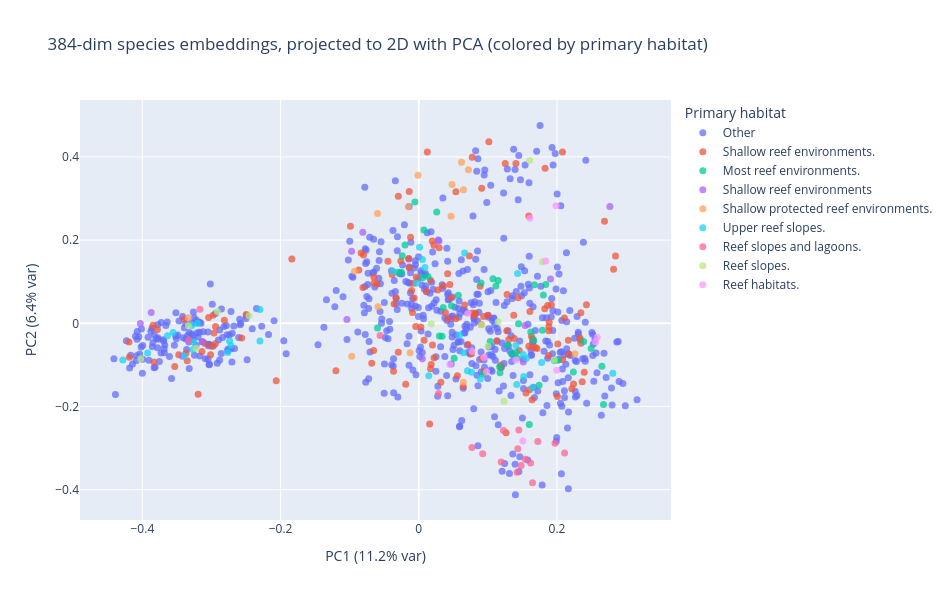

Here is the notebook cell this chart was saved with:
### Markdown cell above
## 7. Visualizing the embedding space

### Code cell
from sklearn.decomposition import PCA
import plotly.express as px

pca = PCA(n_components=2, random_state=42)
coords_2d = pca.fit_transform(embeddings)

plot_df = df[['species_name', 'color', 'habitat', 'primary_habitat']].copy()
plot_df['x'] = coords_2d[:, 0]
plot_df['y'] = coords_2d[:, 1]

top_habitats = plot_df['primary_habitat'].value_counts().head(8).index
plot_df['habitat_group'] = np.where(
    plot_df['primary_habitat'].isin(top_habitats), plot_df['primary_habitat'], 'Other'
)

fig = px.scatter(
    plot_df, x='x', y='y', color='habitat_group',
    hover_data={'species_name': True, 'color': True, 'habitat': True, 'x': False, 'y': False},
    title='384-dim species embeddings, projected to 2D with PCA (colored by primary habitat)',
    labels={'x': f'PC1 ({pca.explained_variance_ratio_[0]:.1%} var)',
            'y': f'PC2 ({pca.explained_variance_ratio_[1]:.1%} var)',
            'habitat_group': 'Primary habitat'},
    width=950, height=600,
)
fig.update_traces(marker=dict(size=7, opacity=0.75))
fig.show()

### Figure 1 — Plotly figure (JSON) as saved in the notebook; plotly's stock layout.template omitted (floating-point values rounded to 4 significant figures; data arrays with more than 128 entries replaced by an {"elided": "..."} marker saying what was removed)
{"data": [{"customdata": {"elided": "533x3 str values"}, "hovertemplate": "Primary habitat=Other<br>species_name=%{customdata[0]}<br>color=%{customdata[1]}<br>habitat=%{customdata[2]}<extra></extra>", "legendgroup": "Other", "marker": {"color": "#636efa", "opacity": 0.75, "size": 7, "symbol": "circle"}, "mode": "markers", "name": "Other", "orientation": "v", "showlegend": true, "type": "scatter", "x": {"elided": "533 float values"}, "xaxis": "x", "y": {"elided": "533 float values"}, "yaxis": "y"}, {"customdata": {"elided": "147x3 str values"}, "hovertemplate": "Primary habitat=Shallow reef environments.<br>species_name=%{customdata[0]}<br>color=%{customdata[1]}<br>habitat=%{customdata[2]}<extra></extra>", "legendgroup": "Shallow reef environments.", "marker": {"color": "#EF553B", "opacity": 0.75, "size": 7, "symbol": "circle"}, "mode": "markers", "name": "Shallow reef environments.", "orientation": "v", "showlegend": true, "type": "scatter", "x": {"elided": "147 float values"}, "xaxis": "x", "y": {"elided": "147 float values"}, "yaxis": "y"}, {"customdata": {"elided": "44x3 str values"}, "hovertemplate": "Primary habitat=Most reef environments.<br>species_name=%{customdata[0]}<br>color=%{customdata[1]}<br>habitat=%{customdata[2]}<extra></extra>", "legendgroup": "Most reef environments.", "marker": {"color": "#00cc96", "opacity": 0.75, "size": 7, "symbol": "circle"}, "mode": "markers", "name": "Most reef environments.", "orientation": "v", "showlegend": true, "type": "scatter", "x": [0.05117, 0.1421, 0.03375, 0.1621, 0.2386, 0.1961, 0.1443, -0.05972, 0.1033, 0.02978, 0.03532, 0.117, 0.2673, 0.2237, 0.1837, -0.02406, 0.005283, -0.01989, -0.02511, 0.007381, 0.02595, -0.02979, -0.005726, 0.01336, 0.1741, 0.1286, 0.1663, 0.04729, 0.1344, 0.09005, 0.1599, 0.1073, 0.2494, 0.115, 0.1674, 0.1175, 0.141, 0.265, 0.1803, 0.1116, 0.05727, 0.1788, 0.09291, 0.2012], "xaxis": "x", "y": [-0.08417, -0.08326, -0.03087, -0.02051, -0.04388, -0.08927, -0.001007, -0.0112, -0.0436, -0.03059, 0.03822, -0.1044, -0.1951, -0.1169, 0.09321, 0.1626, 0.1098, 0.1884, 0.1229, 0.2243, 0.2678, 0.123, 0.2915, 0.1126, -0.149, -0.05234, -0.04066, 0.04228, -0.07254, 0.09721, -0.2428, 0.1074, -0.06051, 0.1031, 0.09252, -0.1188, -0.06928, -0.1031, 0.06815, 0.08948, 0.06763, -0.01663, -0.1223, -0.08898], "yaxis": "y"}, {"customdata": [["Acropora abrotanoides", "Deep pinkish-brown or greenish-grey.", "Shallow reef environments, especially reef margins exposed to strong wave action."], ["Acropora lianae", "Dark lower parts of branches and white upper parts.", "Shallow reef environments, especially on horizontal substrates."], ["Acropora robusta", "Bright green with deep pink branch tips or pinkish-brown, yellow-brown or cream.", "Shallow reef environments, especially reef margins exposed to strong wave action."], ["Acropora tutuilensis", "Grey-brown with white margins.", "Shallow reef environments, especially where exposed to strong currents."], ["Favia amicorum", "Usually brown, cream or green with pale oral discs.", "Shallow reef environments, especially reef backs protected from strong wave action."], ["Hydnophora rigida", "Cream or green.", "Shallow reef environments, especially lagoons and protected reef slopes."], ["Isopora crateriformis", "Pale brown, commonly with pink or blue margins.", "Shallow reef environments, especially reef flats exposed to strong wave action."], ["Montipora cebuensis", "Brown, sometimes with pale blue margins.", "Shallow reef environments, especially lagoons."], ["Montipora confusa", "Yellowish- or greenish-brown, usually with pale coenosteum ridges and plate margins.", "Shallow reef environments, especially lagoons."], ["Pavona maldivensis", "Pale or dark grey-brown or green, sometimes bright orange.", "Shallow reef environments, especially those exposed to strong wave action, also on vertical rock faces and in caverns."], ["Porites desilveri", "Grey with white tops to nodules.", "Shallow reef environments, especially lagoons."], ["Psammocora profundacella", "Uniform grey, brown, tan or cream, usually with dark corallite centres.", "Shallow reef environments"], ["Stephanocoenia michelini", "Tentacles are darker than the surrounding coenosteum and are extended day and night. If the colony is touched, tentacles promptly retract and the colony pales slightly.", "Shallow reef environments, especially surge channels."]], "hovertemplate": "Primary habitat=Shallow reef environments<br>species_name=%{customdata[0]}<br>color=%{customdata[1]}<br>habitat=%{customdata[2]}<extra></extra>", "legendgroup": "Shallow reef environments", "marker": {"color": "#ab63fa", "opacity": 0.75, "size": 7, "symbol": "circle"}, "mode": "markers", "name": "Shallow reef environments", "orientation": "v", "showlegend": true, "type": "scatter", "x": [-0.3872, -0.3421, -0.3125, -0.4029, 0.005017, -0.104, 0.02913, -0.09729, -0.08103, 0.1905, 0.2765, 0.1538, 0.1512], "xaxis": "x", "y": [0.02598, -0.07893, -0.04444, -0.0002734, -0.0853, 0.008984, 0.1979, 0.1734, 0.2188, 0.1064, 0.2806, -0.004947, -0.09312], "yaxis": "y"}, {"customdata": [["Acropora batunai", "Pale brown, blue (which may photograph pink) or grey.", "Shallow protected reef environments."], ["Astreopora randalli", "Cream, grey, green or brown.", "Shallow protected reef environments."], ["Echinopora ashmorensis", "Uniform brown or dark blue-grey.", "Shallow protected reef environments."], ["Echinopora gemmacea", "Usually grey, sometimes pale cream to dark brown or green.", "Shallow protected reef environments."], ["Galaxea cryptoramosa", "Pale brown with white tentacle tips.", "Shallow protected reef environments."], ["Isophyllia sinuosa", "Usually light green, lavender or yellow, with valleys and walls of contrasting colours.", "Shallow protected reef environments."], ["Montipora setosa", "Brown with pale tips.", "Shallow protected reef environments."], ["Porites attenuata", "Usually mustard or bright yellow-green, also pale brown.", "Shallow protected reef environments."], ["Porites cumulatus", "Cream or pale brown.", "Shallow protected reef environments."], ["Porites deformis", "Pale brown.", "Shallow protected reef environments."], ["Porites eridani", "Brown.", "Shallow protected reef environments."], ["Porites latistellata", "Pale brown.", "Shallow protected reef environments."], ["Porites ornata", "Pale cream.", "Shallow protected reef environments."], ["Porites porites", "Uniform grey-brown.", "Shallow protected reef environments."], ["Porites tuberculosa", "Grey or green.", "Shallow protected reef environments."]], "hovertemplate": "Primary habitat=Shallow protected reef environments.<br>species_name=%{customdata[0]}<br>color=%{customdata[1]}<br>habitat=%{customdata[2]}<extra></extra>", "legendgroup": "Shallow protected reef environments.", "marker": {"color": "#FFA15A", "opacity": 0.75, "size": 7, "symbol": "circle"}, "mode": "markers", "name": "Shallow protected reef environments.", "orientation": "v", "showlegend": true, "type": "scatter", "x": [-0.3334, -0.05908, -0.09708, -0.01255, 0.06445, 0.2261, -0.09294, -0.01515, 0.0467, 0.06185, -0.001133, 0.04812, 0.06469, 0.07187, -0.05979], "xaxis": "x", "y": [0.01332, 0.03966, -0.07898, -0.07076, -0.1417, -0.07283, 0.1254, 0.28, 0.2573, 0.3873, 0.356, 0.3339, 0.3212, 0.3691, 0.264], "yaxis": "y"}, {"customdata": [["Acropora bifurcata", "Pale branches with darker corallites.", "Upper reef slopes."], ["Acropora caroliniana", "Whitish-brown or pale blue.", "Upper reef slopes."], ["Acropora cerealis", "Mostly pale brown, cream or white, with purple, pink, blue or cream branch tips.", "Upper reef slopes."], ["Acropora lamarcki", "Uniform brown.", "Upper reef slopes."], ["Acropora maryae", "Usually uniform blue (which may photograph pink) or cream.", "Upper reef slopes."], ["Acropora massawensis", "White to pale brown.", "Upper reef slopes."], ["Acropora microclados", "Usually a distinctive pale pinkish-brown, but is occasionally other colours. Pale grey tentacles are often extended during the day.", "Upper reef slopes."], ["Acropora monticulosa", "Blue (which may photograph purple) or cream, usually with pale branch tips of contrasting colours.", "Upper reef slopes."], ["Acropora paniculata", "Cream, grey or blue.", "Upper reef slopes."], ["Acropora parapharaonis", "Grey-brown or pinkish-brown.", "Upper reef slopes."], ["Acropora samoensis", "Usually purple, blue (which may photograph pink) or cream.", "Upper reef slopes."], ["Acropora squarrosa", "Cream or pale brown. Corallite centres are a distinct blue or pink, depending on depth.", "Upper reef slopes."], ["Acropora tenuis", "Yellow, cream, green or blue. Colours may be bright with distinctively coloured corallite lips.", "Upper reef slopes."], ["Acropora vermiculata", "Always a uniform grey-brown.", "Upper reef slopes."], ["Cyphastrea ocellina", "Pale greenish-yellow or dark green.", "Upper reef slopes."], ["Favia albidus", "Usually pale brown.", "Upper reef slopes."], ["Favia lizardensis", "Pinkish brown with cream or greenish oral discs.", "Upper reef slopes."], ["Favia matthaii", "Usually brown or grey or mottled, with walls and calices of contrasting colours.", "Upper reef slopes."], ["Favia maxima", "Brown or yellow-brown with dull green or white oral discs.", "Upper reef slopes."], ["Favia rotumana", "A wide range, usually with contrasting corallite walls and oral discs.", "Upper reef slopes."], ["Favites micropentagona", "Pale brown, sometimes with dark oral discs.", "Upper reef slopes."], ["Favites stylifera", "Pale brown, sometimes with green oral discs.", "Upper reef slopes."], ["Goniopora sultani", "Pale cream.", "Upper reef slopes."], ["Leptoria irregularis", "Pale blue-grey to translucent white.", "Upper reef slopes."], ["Lobophyllia corymbosa", "Greenish brown, grey or mustard, usually with pale centres.", "Upper reef slopes."], ["Lobophyllia hemprichii", "Uniform in colour or with two or more colours concentric to mouths or valley walls. All corallites of the same colony have the same colours.", "Upper reef slopes."], ["Montipora efflorescens", "Usually bright or dark green, sometimes cream, brown, blue (which may photograph purple) or pink.", "Upper reef slopes."], ["Montipora floweri", "Usually dark brown or green.", "Upper reef slopes."], ["Montipora grisea", "Usually dark brown or green but may be pale colours or bright blue or pink.", "Upper reef slopes."], ["Montipora informis", "Brown or mottled brown and white. Papillae may have white or blue tips. White tentacles may be extended during the day.", "Upper reef slopes."], ["Montipora malampaya", "Brown or green, with white tips to papillae.", "Upper reef slopes."], ["Montipora palawanensis", "Blue or brown, uniform or mottled. Bright blue or green tentacles are sometimes extended during the day.", "Upper reef slopes."], ["Oulophyllia bennettae", "Distinctive greenish-grey with green oral discs.", "Upper reef slopes."], ["Pocillopora acuta", "Pale brown or greenish.", "Upper reef slopes."], ["Pocillopora brevicornis", "Pale yellow.", "Upper reef slopes."]], "hovertemplate": "Primary habitat=Upper reef slopes.<br>species_name=%{customdata[0]}<br>color=%{customdata[1]}<br>habitat=%{customdata[2]}<extra></extra>", "legendgroup": "Upper reef slopes.", "marker": {"color": "#19d3f3", "opacity": 0.75, "size": 7, "symbol": "circle"}, "mode": "markers", "name": "Upper reef slopes.", "orientation": "v", "showlegend": true, "type": "scatter", "x": [-0.3924, -0.3554, -0.3284, -0.2299, -0.3394, -0.3259, -0.2766, -0.3203, -0.3636, -0.2738, -0.4283, -0.3268, -0.272, -0.2299, 0.1404, 0.07637, 0.01442, 0.1418, 0.1643, 0.07045, 0.06465, 0.08899, 0.1777, 0.1559, 0.2807, 0.1511, 0.005277, 0.001037, 0.06635, 0.00886, -0.003709, -0.03745, 0.1518, 0.05906, 0.1429], "xaxis": "x", "y": [-0.07139, -0.02226, -0.005241, 0.03298, -0.07869, -0.04477, -0.07034, 0.0004614, -0.0297, -0.04224, -0.0882, -0.06337, -0.05326, -0.04245, -0.0531, -0.1173, -0.1261, -0.1469, -0.1549, -0.114, -0.07054, -0.1338, -0.09398, -0.08371, -0.1199, -0.07486, 0.1535, 0.1831, 0.1693, 0.1341, 0.09624, 0.1252, -0.1275, -0.02816, 0.1198], "yaxis": "y"}, {"customdata": [["Acropora chesterfieldensis", "Cream or yellow.", "Reef slopes and lagoons."], ["Acropora muricata", "Usually cream, brown or blue, generally with pale branch ends.", "Reef slopes and lagoons."], ["Ctenactis echinata", "Usually brown.", "Reef slopes and lagoons."], ["Favia rotundata", "Pale grey, yellowish or brown. Corallite rims are usually distinctively coloured.", "Reef slopes and lagoons."], ["Fungia concinna", "Usually brown, sometimes with a contrasting perimeter.", "Reef slopes and lagoons."], ["Fungia corona", "Pale brown often with pale septal margins and tentacular lobes.", "Reef slopes and lagoons."], ["Fungia danai", "Usually brown, sometimes mottled, with pale septal margins and tentacular lobes.", "Reef slopes and lagoons."], ["Fungia fralinae", "Usually olive-green with tiny but conspicuous violet tentacle tips.", "Reef slopes and lagoons."], ["Fungia fungites", "Brown, sometimes mottled, often with pale tentacular lobes.", "Reef slopes and lagoons."], ["Fungia granulosa", "Usually brown.", "Reef slopes and lagoons."], ["Fungia horrida", "Usually brown, commonly with radiating stripes or mottled.", "Reef slopes and lagoons."], ["Fungia klunzingeri", "Brown, sometimes with radiating stripes, with white tentacular lobes.", "Reef slopes and lagoons."], ["Fungia paumotensis", "Usually brown.", "Reef slopes and lagoons."], ["Fungia puishani", "Pale brown.", "Reef slopes and lagoons."], ["Fungia repanda", "Usually brown with pale tentacles.", "Reef slopes and lagoons."], ["Fungia scabra", "Usually brown.", "Reef slopes and lagoons."], ["Fungia scruposa", "Usually brown or blue (photographing pink).", "Reef slopes and lagoons."], ["Fungia spinifer", "Brown to greyish-violet.", "Reef slopes and lagoons."]], "hovertemplate": "Primary habitat=Reef slopes and lagoons.<br>species_name=%{customdata[0]}<br>color=%{customdata[1]}<br>habitat=%{customdata[2]}<extra></extra>", "legendgroup": "Reef slopes and lagoons.", "marker": {"color": "#FF6692", "opacity": 0.75, "size": 7, "symbol": "circle"}, "mode": "markers", "name": "Reef slopes and lagoons.", "orientation": "v", "showlegend": true, "type": "scatter", "x": [-0.3328, -0.3167, 0.02862, -0.05608, 0.211, 0.1225, 0.1432, 0.1646, 0.09249, 0.1722, 0.1448, 0.1541, 0.1481, 0.1618, 0.1423, 0.1972, 0.07696, 0.1193], "xaxis": "x", "y": [-0.04023, 0.03401, -0.1686, -0.02896, -0.3117, -0.2573, -0.3013, -0.3829, -0.3135, -0.2842, -0.2565, -0.3266, -0.3418, -0.3357, -0.3578, -0.2881, -0.2983, -0.3332], "yaxis": "y"}, {"customdata": [["Acropora rongelapensis", "Brown with white extremities.", "Reef slopes."], ["Acropora sirikitiae", "Brown.", "Reef slopes."], ["Acropora spicifera", "Grey or green, with a broad white border to plates.", "Reef slopes."], ["Acropora stoddarti", "Brown or green with pale margins.", "Reef slopes."], ["Acropora tizardi", "Pale brown or cream.", "Reef slopes."], ["Ctenella chagius", "Cream, green or light brown.", "Reef slopes."], ["Cyphastrea kausti", "Brown, cream or green, sometimes other colours. Septa are commonly white.", "Reef slopes."], ["Favia maritima", "Dark brown or greenish, sometimes with pale oral discs.", "Reef slopes."], ["Favia veroni", "Corallite walls are usually rich brown or red with cream oral discs.", "Reef slopes."], ["Leptoseris solida", "Brown with white margins.", "Reef slopes."], ["Porites colonensis", "Brown with white polyps.", "Reef slopes."], ["Porites studeri", "Tan.", "Reef slopes."], ["Sclerophyllia margariticola", "Cream to pale brown.", "Reef slopes."]], "hovertemplate": "Primary habitat=Reef slopes.<br>species_name=%{customdata[0]}<br>color=%{customdata[1]}<br>habitat=%{customdata[2]}<extra></extra>", "legendgroup": "Reef slopes.", "marker": {"color": "#B6E880", "opacity": 0.75, "size": 7, "symbol": "circle"}, "mode": "markers", "name": "Reef slopes.", "orientation": "v", "showlegend": true, "type": "scatter", "x": [-0.4025, -0.3221, -0.2915, -0.2458, -0.3334, 0.1147, 0.1962, 0.1002, 0.01803, 0.09084, 0.1606, 0.1787, 0.1234], "xaxis": "x", "y": [-0.08513, -0.05989, 0.02855, 0.01815, -0.005577, 0.003724, -0.08825, -0.05523, -0.001305, -0.003488, 0.3914, 0.1478, -0.1873], "yaxis": "y"}, {"customdata": [["Calathiscus tantillus", "light green.", "Reef habitats."], ["Fungia gravis", "Dark brown or reddish.", "Reef habitats."], ["Leptoseris kalayaanensis", "Cream or tan.", "Reef habitats."], ["Madracis carmabi", "Greenish-yellow with green polyps.", "Reef habitats."], ["Meandrina danae", "Greenish-yellow.", "Reef habitats."], ["Meandrina jacksoni", "Pale cream or yellow.", "Reef habitats."], ["Orbicella faveolata", "Brown, grey or yellowish-green.", "Reef habitats."], ["Orbicella franksi", "Brown, grey or yellowish-green.", "Reef habitats."], ["Pachyseris inattesa", "Light brown or blue-grey.", "Reef habitats."], ["Porites fontanesii", "Grey.", "Reef habitats."], ["Porites hawaiiensis", "Mottled yellow and green-brown.", "Reef habitats."], ["Porites randalli", "Mottled yellowish green.", "Reef habitats."], ["Psammocora albopicta", "Dark green to brown.", "Reef habitats."]], "hovertemplate": "Primary habitat=Reef habitats.<br>species_name=%{customdata[0]}<br>color=%{customdata[1]}<br>habitat=%{customdata[2]}<extra></extra>", "legendgroup": "Reef habitats.", "marker": {"color": "#FF97FF", "opacity": 0.75, "size": 7, "symbol": "circle"}, "mode": "markers", "name": "Reef habitats.", "orientation": "v", "showlegend": true, "type": "scatter", "x": [0.1404, 0.1506, 0.07724, 0.04505, 0.2558, 0.2582, 0.09811, 0.09394, 0.07082, 0.1838, 0.1609, 0.1986, 0.1996], "xaxis": "x", "y": [-0.08818, -0.2828, -0.06747, -0.09881, -0.04444, -0.03345, -0.1163, -0.08183, 0.02347, 0.1501, 0.2525, 0.2829, -0.1127], "yaxis": "y"}], "layout": {"height": 600, "legend": {"title": {"text": "Primary habitat"}, "tracegroupgap": 0}, "title": {"text": "384-dim species embeddings, projected to 2D with PCA (colored by primary habitat)"}, "width": 950, "xaxis": {"anchor": "y", "domain": [0.0, 1.0], "title": {"text": "PC1 (11.2% var)"}}, "yaxis": {"anchor": "x", "domain": [0.0, 1.0], "title": {"text": "PC2 (6.4% var)"}}}}
